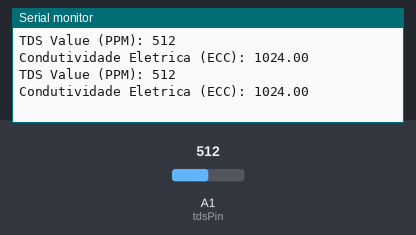
This sketch was run on a simulated Arduino Uno, built with avr-gcc and run on an emulated ATmega328P. Parts: the last lines printed to the serial monitor. Inputs (shaded band) come from the test bench; at power-on: A1 (tdsPin) = 512.

Above: at 1.8 s.
1.9 s: A1 (tdsPin) set to 716
At 2.8 s:
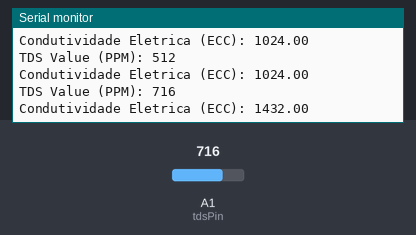
3.4 s: A1 (tdsPin) set to 900
At 4.8 s:
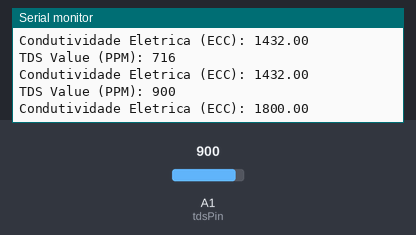
Timing chart, 0 to 6.4 s (numbered marks = the images above; inputs shaded):
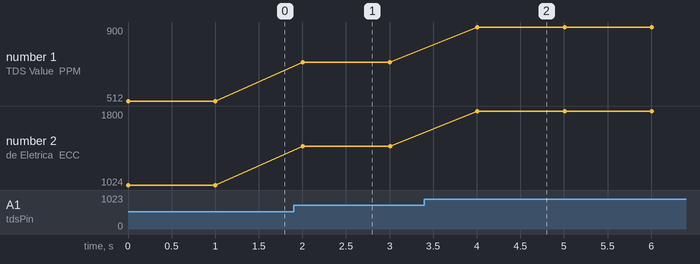

The sketch:

condut-agua.ino
```cpp
// Define o pino ao qual o sensor TDS está conectado
const int tdsPin = 15;  // Alterar conforme o pino de conexão

void setup() {
  Serial.begin(115200);
  pinMode(tdsPin, INPUT);
}

void loop() {
  // Leitura do valor do sensor TDS
  int tdsValue = analogRead(tdsPin);

  // Converte o valor do sensor em milivolts (mV)
  float condutivy = tdsValue * 2;
  Serial.print("TDS Value (PPM): ");
  Serial.println(tdsValue);
  Serial.print("Condutividade Eletrica (ECC): ");
  Serial.println(condutivy);

  // Aqui você pode adicionar uma fórmula para converter a tensão em TDS em ppm se necessário
  // Exemplo: TDS (ppm) = (Voltagem em mV - Valor de calibração) / Fator de conversão

  delay(1000); // Espera 1 segundo antes da próxima leitura
}
```

Measured:
- after the input at 1.9 s, the serial monitor: prints a new line after 0.10 s (image 1)
- after the input at 3.4 s, the serial monitor: prints a new line after 0.61 s (image 2)
- plotted number 1: 512 → 716 after the input at 1.9 s, 716 → 900 after the input at 3.4 s
- plotted number 2: 1024 → 1432 after the input at 1.9 s, 1432 → 1800 after the input at 3.4 s
